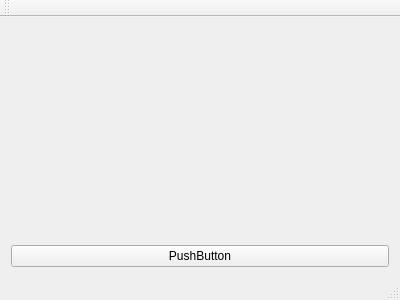
<?xml version="1.0" encoding="UTF-8"?>
<ui version="4.0">
 <class>MainWindow</class>
 <widget class="QMainWindow" name="MainWindow">
  <property name="geometry">
   <rect>
    <x>0</x>
    <y>0</y>
    <width>400</width>
    <height>300</height>
   </rect>
  </property>
  <property name="windowTitle">
   <string>MainWindow</string>
  </property>
  <widget class="QWidget" name="centralWidget">
   <layout class="QVBoxLayout" name="verticalLayout">
    <item>
     <widget class="QLabel" name="label">
      <property name="text">
       <string/>
      </property>
     </widget>
    </item>
    <item>
     <widget class="QPushButton" name="pushButton">
      <property name="text">
       <string>PushButton</string>
      </property>
     </widget>
    </item>
   </layout>
  </widget>
  <widget class="QMenuBar" name="menuBar">
   <property name="geometry">
    <rect>
     <x>0</x>
     <y>0</y>
     <width>400</width>
     <height>25</height>
    </rect>
   </property>
  </widget>
  <widget class="QToolBar" name="mainToolBar">
   <attribute name="toolBarArea">
    <enum>TopToolBarArea</enum>
   </attribute>
   <attribute name="toolBarBreak">
    <bool>false</bool>
   </attribute>
  </widget>
  <widget class="QStatusBar" name="statusBar"/>
 </widget>
 <layoutdefault spacing="6" margin="11"/>
 <resources/>
 <connections/>
</ui>
